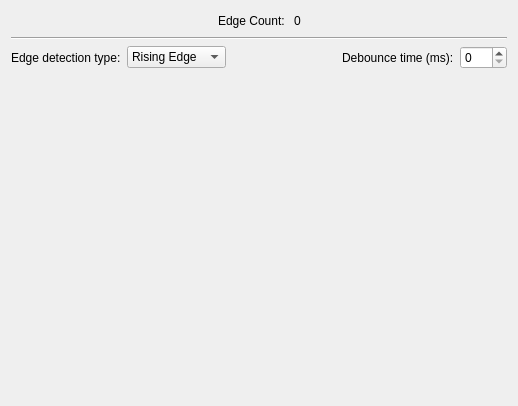
<?xml version="1.0" encoding="UTF-8"?>
<ui version="4.0">
 <class>HallEffect</class>
 <widget class="QWidget" name="HallEffect">
  <property name="geometry">
   <rect>
    <x>0</x>
    <y>0</y>
    <width>518</width>
    <height>406</height>
   </rect>
  </property>
  <property name="windowTitle">
   <string>Form</string>
  </property>
  <layout class="QVBoxLayout" name="verticalLayout_6">
   <item>
    <layout class="QVBoxLayout" name="main_layout">
     <item>
      <layout class="QHBoxLayout" name="horizontalLayout_3">
       <item>
        <spacer name="horizontalSpacer">
         <property name="orientation">
          <enum>Qt::Horizontal</enum>
         </property>
         <property name="sizeHint" stdset="0">
          <size>
           <width>40</width>
           <height>20</height>
          </size>
         </property>
        </spacer>
       </item>
       <item>
        <widget class="QLabel" name="label">
         <property name="text">
          <string>Edge Count: </string>
         </property>
        </widget>
       </item>
       <item>
        <widget class="QLabel" name="label_edge_count">
         <property name="text">
          <string>0</string>
         </property>
        </widget>
       </item>
       <item>
        <spacer name="horizontalSpacer_2">
         <property name="orientation">
          <enum>Qt::Horizontal</enum>
         </property>
         <property name="sizeHint" stdset="0">
          <size>
           <width>40</width>
           <height>20</height>
          </size>
         </property>
        </spacer>
       </item>
      </layout>
     </item>
     <item>
      <widget class="Line" name="line">
       <property name="orientation">
        <enum>Qt::Horizontal</enum>
       </property>
      </widget>
     </item>
     <item>
      <layout class="QHBoxLayout" name="horizontalLayout">
       <item>
        <widget class="QLabel" name="label_2">
         <property name="text">
          <string>Edge detection type:</string>
         </property>
        </widget>
       </item>
       <item>
        <widget class="QComboBox" name="combo_edge_type">
         <item>
          <property name="text">
           <string>Rising Edge</string>
          </property>
         </item>
         <item>
          <property name="text">
           <string>Falling Edge</string>
          </property>
         </item>
         <item>
          <property name="text">
           <string>Both</string>
          </property>
         </item>
        </widget>
       </item>
       <item>
        <spacer name="horizontalSpacer_3">
         <property name="orientation">
          <enum>Qt::Horizontal</enum>
         </property>
         <property name="sizeHint" stdset="0">
          <size>
           <width>40</width>
           <height>20</height>
          </size>
         </property>
        </spacer>
       </item>
       <item>
        <widget class="QLabel" name="label_3">
         <property name="text">
          <string>Debounce time (ms):</string>
         </property>
        </widget>
       </item>
       <item>
        <widget class="QSpinBox" name="spin_debounce">
         <property name="maximum">
          <number>255</number>
         </property>
        </widget>
       </item>
      </layout>
     </item>
    </layout>
   </item>
   <item>
    <spacer name="verticalSpacer">
     <property name="orientation">
      <enum>Qt::Vertical</enum>
     </property>
     <property name="sizeHint" stdset="0">
      <size>
       <width>20</width>
       <height>0</height>
      </size>
     </property>
    </spacer>
   </item>
  </layout>
 </widget>
 <resources/>
 <connections/>
</ui>
